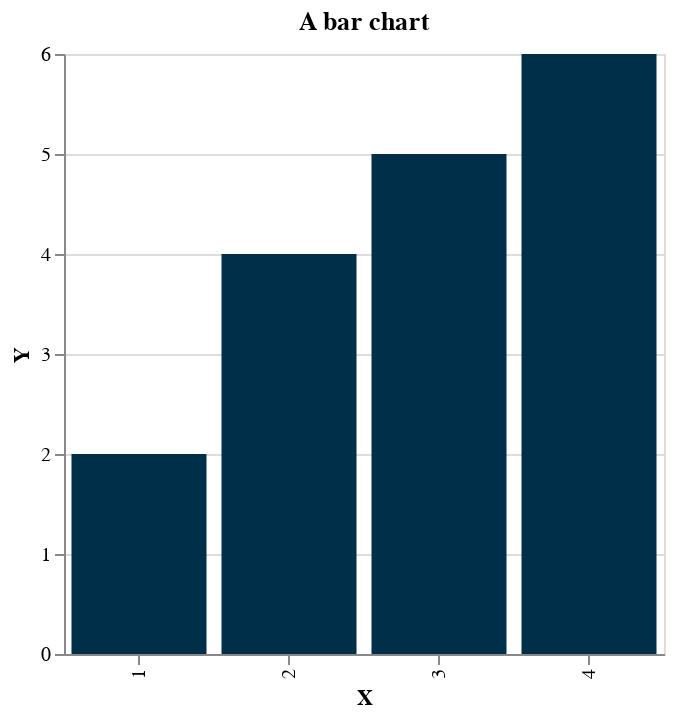

Here is the notebook cell this chart was saved with:
### Markdown cell above
# Interactivity

### Code cell
chart = alt.Chart(df).mark_bar().encode(
    x='X:O',
    y='Y',
    color=alt.value('#003049'),
    tooltip=['X', 'Y', 'Country']
).properties(
    width=300, 
    title='A bar chart'
).interactive()

chart

### Figure 1 — Vega-Lite specification as saved in the notebook (floating-point values rounded to 4 significant figures)
{"config": {"view": {"continuousWidth": 400, "continuousHeight": 300}}, "data": {"name": "data-f6be64e55b67dfa3f8d06ba53b7821fc"}, "mark": "bar", "encoding": {"color": {"value": "#003049"}, "tooltip": [{"field": "X", "type": "quantitative"}, {"field": "Y", "type": "quantitative"}, {"field": "Country", "type": "nominal"}], "x": {"field": "X", "type": "ordinal"}, "y": {"field": "Y", "type": "quantitative"}}, "selection": {"selector002": {"type": "interval", "bind": "scales", "encodings": ["x", "y"]}}, "title": "A bar chart", "width": 300, "$schema": "https://vega.github.io/schema/vega-lite/v4.17.0.json", "datasets": {"data-f6be64e55b67dfa3f8d06ba53b7821fc": [{"X": 1, "Y": 2, "Z": 3, "H": 5, "M": 3, "Country": "USA"}, {"X": 2, "Y": 4, "Z": 4, "H": 6, "M": 4, "Country": "EU"}, {"X": 3, "Y": 5, "Z": 5, "H": 8, "M": 5, "Country": "EU"}, {"X": 4, "Y": 6, "Z": 6, "H": 9, "M": 3, "Country": "USA"}]}}
